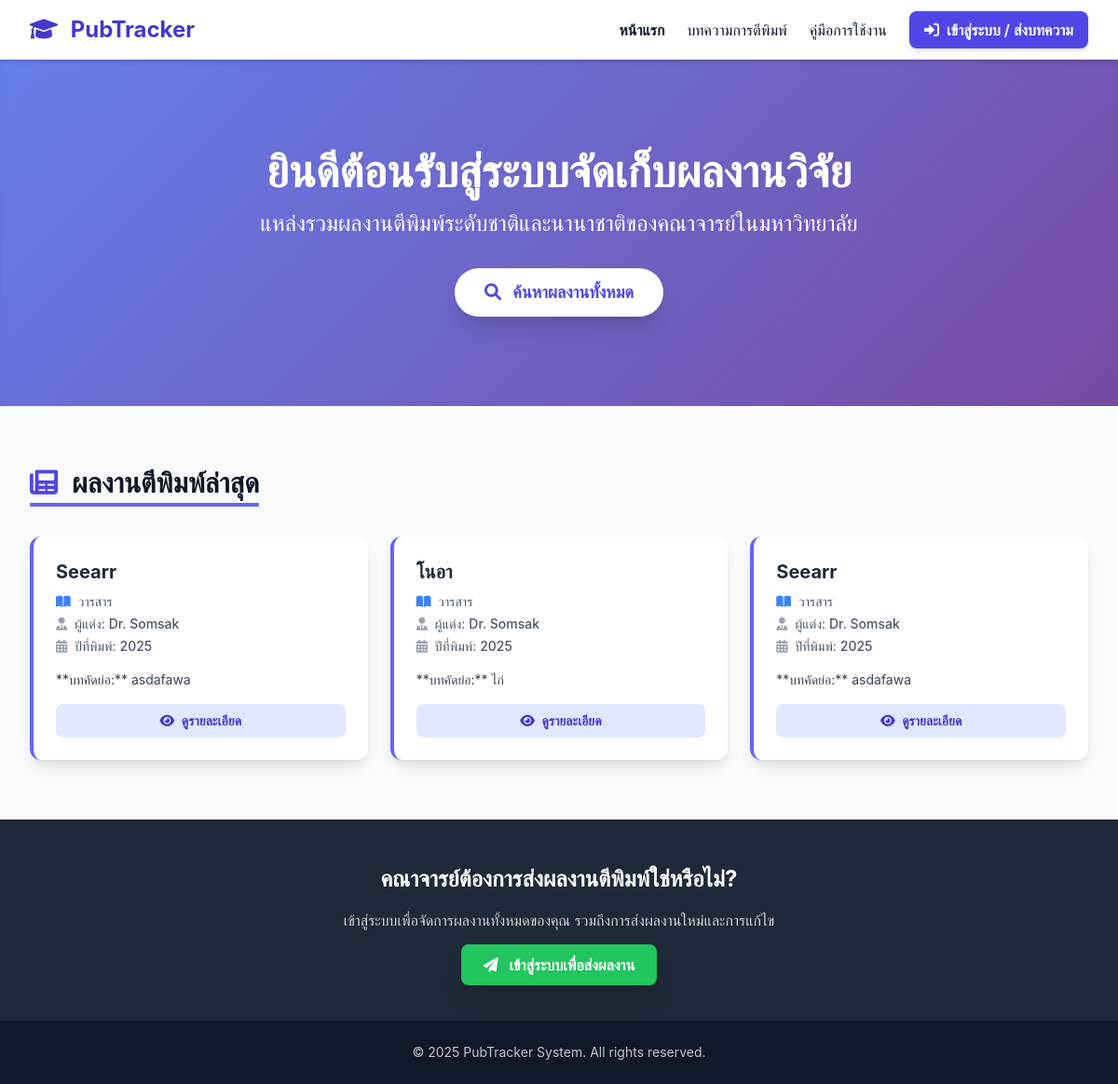
The page / on the database its author committed.
### tables this page shows
CREATE TABLE `publications` (
  `PubID` int(11) NOT NULL,
  `PubName` varchar(255) NOT NULL,
  `PubDetail` text,
  `PubType` varchar(100) DEFAULT NULL,
  `PubStatus` enum('Draft','Pending','Published','Rejected') DEFAULT 'Draft',
  `PubDate` date DEFAULT NULL,
  `User_id` int(11) NOT NULL,
  `Created_at` timestamp NOT NULL DEFAULT CURRENT_TIMESTAMP
);

CREATE TABLE `users` (
  `User_Id` int(11) NOT NULL,
  `UserName` varchar(100) NOT NULL,
  `UserEmail` varchar(100) NOT NULL,
  `UserPass` varchar(255) NOT NULL,
  `UserRole` enum('Admin','Officer','Teacher') NOT NULL,
  `Created_at` timestamp NOT NULL DEFAULT CURRENT_TIMESTAMP
);

### index.php (the view, shortened to what this page needs)
<?php
include('auth_config.php');
$recent_publications = [];
$error_message = '';
try {
    $sql = "
        SELECT
            p.PubID,
            p.PubName,
            p.PubType,
            p.PubDate,
            p.PubDetail,
            u.UserName
        FROM publications p
        JOIN users u ON p.User_id = u.User_Id
        WHERE p.PubStatus = 'Published'
        ORDER BY p.PubDate DESC, p.Created_at DESC
        LIMIT 5
    ";
    $stmt = $pdo->query($sql);
    $recent_publications = $stmt->fetchAll(PDO::FETCH_ASSOC);
} catch (\PDOException $e) {
    $error_message = "❌ เกิดข้อผิดพลาดในการดึงผลงานล่าสุด: " . $e->getMessage();
}
function format_pub_type($type) {
    switch ($type) {
        case 'Journal': return '<i class="fas fa-book-open text-blue-500 mr-1"></i> วารสาร';
    }
}
?>
<!DOCTYPE html>
<html lang="th">
<head>
    <script src="https://cdn.tailwindcss.com"></script>
    <link rel="stylesheet" href="https://cdnjs.cloudflare.com/ajax/libs/font-awesome/6.0.0-beta3/css/all.min.css">
</head>
<body class="bg-gray-50">
<div class="min-h-screen flex flex-col">
    <header class="bg-white shadow-md sticky top-0 z-10">
        <div class="max-w-7xl mx-auto px-4 sm:px-6 lg:px-8">
            <div class="flex justify-between items-center h-16">
                <div class="flex-shrink-0">
                    <a href="index.php" class="text-2xl font-bold text-indigo-700">
                        <i class="fas fa-graduation-cap mr-2"></i> PubTracker
                    </a>
                </div>
                <nav class="hidden md:flex space-x-6 items-center">
                    <a href="index.php" class="text-gray-900 font-semibold hover:text-indigo-600">หน้าแรก</a>
                    <a href="public_publications.php" class="text-gray-900 hover:text-indigo-600">บทความการตีพิมพ์</a>
                    <a href="user_manual.php" class="text-gray-900 hover:text-indigo-600">คู่มือการใช้งาน</a>
                    <a href="login.php" class="px-4 py-2 bg-indigo-600 text-white font-semibold rounded-lg shadow-md hover:bg-indigo-700">
                        <i class="fas fa-sign-in-alt mr-1"></i> เข้าสู่ระบบ / ส่งบทความ
                    </a>
                </nav>
            </div>
        </div>
    </header>
    <main class="flex-grow">
        <div class="hero text-white py-16 md:py-24 shadow-inner">
            <div class="max-w-7xl mx-auto px-4 text-center">
                <h1 class="text-4xl md:text-5xl font-extrabold mb-4">ยินดีต้อนรับสู่ระบบจัดเก็บผลงานวิจัย</h1>
                <p class="text-xl md:text-2xl font-light mb-8">แหล่งรวมผลงานตีพิมพ์ระดับชาติและนานาชาติของคณาจารย์ในมหาวิทยาลัย</p>
                <div class="mt-8 flex justify-center">
                    <a href="public_publications.php" class="px-8 py-3 bg-white text-indigo-600 font-bold text-lg rounded-full shadow-xl hover:bg-gray-100 transition transform hover:scale-105">
                        <i class="fas fa-search mr-2"></i> ค้นหาผลงานทั้งหมด
                    </a>
                </div>
            </div>
        </div>
        <section class="max-w-7xl mx-auto px-4 sm:px-6 lg:px-8 py-12 md:py-16">
            <h2 class="text-3xl font-bold text-gray-900 mb-8 border-b-4 border-indigo-500 inline-block pb-1">
                <i class="fas fa-newspaper mr-2 text-indigo-600"></i> ผลงานตีพิมพ์ล่าสุด
            </h2>
            <?php if ($error_message): ?>
                <div class="p-4 rounded-lg bg-red-100 border border-red-400 text-red-700" role="alert">
                    <?= htmlspecialchars($error_message) ?>
                </div>
            <?php elseif (empty($recent_publications)): ?>
                <div class="p-8 text-center text-gray-500 italic text-lg border border-dashed rounded-lg bg-white shadow-sm">
                    ขณะนี้ยังไม่มีผลงานที่ได้รับการเผยแพร่ในระบบ
                </div>
            <?php else: ?>
                <div class="grid grid-cols-1 md:grid-cols-2 lg:grid-cols-3 gap-6">
                    <?php foreach ($recent_publications as $pub): ?>
                        <div class="bg-white p-6 rounded-xl shadow-lg hover:shadow-xl transition border-l-4 border-indigo-500 flex flex-col">
                            <h3 class="text-xl font-bold text-gray-800 mb-2 truncate" title="<?= htmlspecialchars($pub['PubName']) ?>">
                                <?= htmlspecialchars($pub['PubName']) ?>
                            </h3>
                            <div class="text-sm text-gray-600 mb-4 space-y-1">
                                <p><?= format_pub_type($pub['PubType']) ?></p>
                                <p><i class="fas fa-user-tie text-gray-400 mr-1"></i> ผู้แต่ง: <span class="font-medium"><?= htmlspecialchars($pub['UserName']) ?></span></p>
                                <p><i class="fas fa-calendar-alt text-gray-400 mr-1"></i> ปีที่พิมพ์: <span class="font-medium"><?= date('Y', strtotime($pub['PubDate'])) ?></span></p>
                            </div>
                            <p class="text-gray-700 text-sm line-clamp-3 mb-4 flex-grow">
                                **บทคัดย่อ:** <?= htmlspecialchars(substr($pub['PubDetail'], 0, 150)) ?><?= strlen($pub['PubDetail']) > 150 ? '...' : '' ?>
                            </p>
                            <a href="public_detail.php?id=<?= $pub['PubID'] ?>"
                               class="mt-auto px-4 py-2 bg-indigo-100 text-indigo-700 font-semibold rounded-lg text-center hover:bg-indigo-200 text-sm">
                                <i class="fas fa-eye mr-1"></i> ดูรายละเอียด
                            </a>
                        </div>
                    <?php endforeach; ?>
                </div>
            <?php endif; ?>
        </section>
        <section class="bg-gray-800 text-white py-12">
            <div class="max-w-7xl mx-auto px-4 text-center">
                <h2 class="text-2xl font-bold mb-4">คณาจารย์ต้องการส่งผลงานตีพิมพ์ใช่หรือไม่?</h2>
                <p class="mb-6 opacity-80">เข้าสู่ระบบเพื่อจัดการผลงานทั้งหมดของคุณ รวมถึงการส่งผลงานใหม่และการแก้ไข</p>
                <a href="login.php" class="px-6 py-3 bg-green-500 text-white font-bold rounded-lg shadow-xl hover:bg-green-600 transition transform hover:scale-105">
                    <i class="fas fa-paper-plane mr-2"></i> เข้าสู่ระบบเพื่อส่งผลงาน
                </a>
            </div>
        </section>
    </main>
    <footer class="bg-gray-900 text-white py-6">
        <div class="max-w-7xl mx-auto px-4 text-center text-sm opacity-75">
            &copy; <?= date('Y') ?> PubTracker System. All rights reserved.
        </div>
    </footer>
</div>
</body>
</html>

### index.php (style rules this page uses)
body { font-family: 'Inter', 'Tahoma', sans-serif; }
.hero { background-image: linear-gradient(135deg, #667eea 0%, #764ba2 100%); }

### rows shown on the page
publications: PubName "Seearr", PubType "Journal" (drawn), User.UserName "Dr. Somsak", PubDate "2025", PubDetail "asdafawa"
publications: PubName "โนอา", PubType "Journal" (drawn), User.UserName "Dr. Somsak", PubDate "2025", PubDetail "ไก่"
publications: PubName "Seearr", PubType "Journal" (drawn), User.UserName "Dr. Somsak", PubDate "2025", PubDetail "asdafawa"
